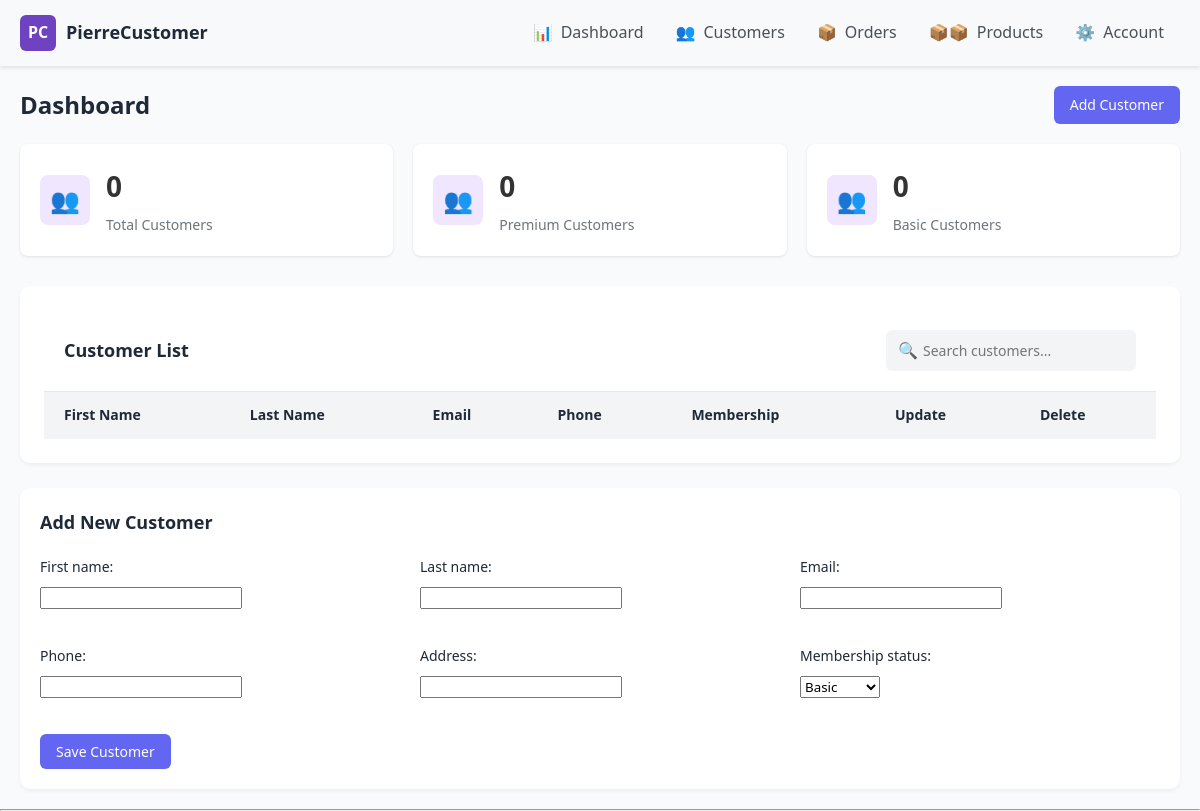
/, run on an earlier commit of the app's database.
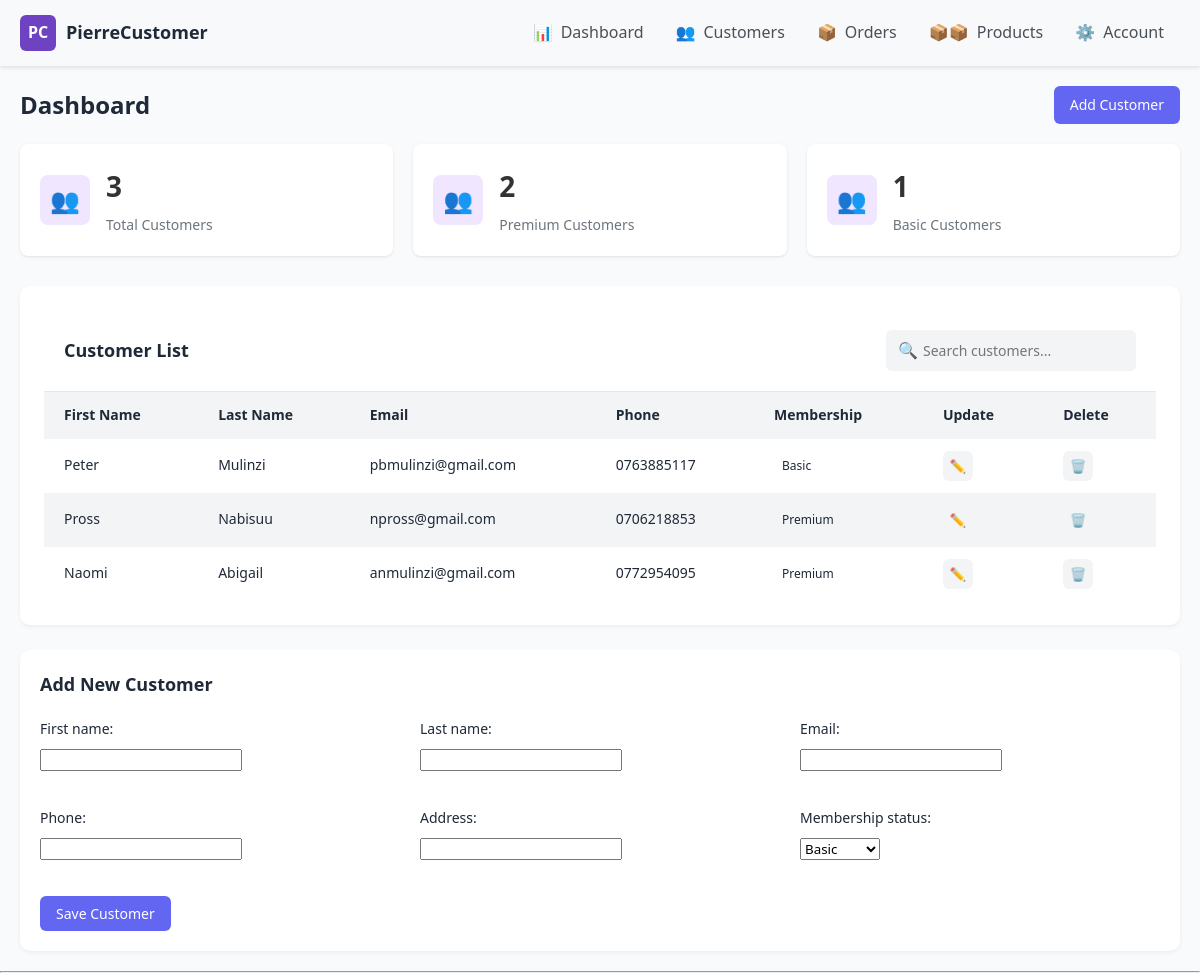
And on a later commit of the database.
### pierre_CMS_App/models.py (models this page shows, shortened)
class Customer(models.Model):
    STATUS = (
        ('Premium', 'Premium'),
        ('Basic', 'Basic'),
    )
    first_name = models.CharField(max_length = 200)
    last_name = models.CharField(max_length = 200)
    phone = models.CharField(max_length=200)
    email = models.EmailField(max_length=200, null=True)
    address = models.CharField(max_length=200)
    date_created = models.DateTimeField(auto_now_add=True)
    membership_status = models.CharField(max_length=200, choices=STATUS, default='Basic')

### pierre_CMS_App/views.py (the view)
# urls.py: path('', views.dashboard, name='dashboard'),
def dashboard(request):
    customers = Customer.objects.all()
    total_customers = customers.count()
    total_basic_customers = Customer.objects.filter(membership_status = 'Basic').count()
    total_premium_customers = Customer.objects.filter(membership_status = 'Premium').count()
    form = CustomerForm(request.POST)
    if request.method == 'POST' and form.is_valid():
        form.save()
        return redirect('dashboard')
    else:
        form = CustomerForm()
    context = {
        'customers': customers,
        'total_customers': total_customers,
        'total_basic_customers': total_basic_customers,
        'total_premium_customers': total_premium_customers,
        'form': form
    }
    return render(request, 'pierre_CMS_App/dashboardPage.html', context)

### pierre_CMS_App/forms.py
class CustomerForm(ModelForm):
    class Meta:
        model = Customer
        fields = ['first_name', 'last_name', 'phone', 'email', 'address', 'membership_status']

### pierre_CMS_App/templates/pierre_CMS_App/dashboardPage.html (shortened to what this page needs)
{% extends "pierre_CMS_App/main.html" %}
{% block content %}
<div class="main">
    <div class="page-header">
        <h1 class="page-title">Dashboard</h1>
        <a class="btn btn-primary" href="{% url 'addCustomer' %}" style="text-decoration: none;">Add Customer</a>
    </div>
    <div class="stats">
        <div class="stat-card">
            <div class="stat-icon customers-icon">👥</div>
            <div class="stat-info">
                <h3>{{total_customers|default:"0"}}</h3>
                <p>Total Customers</p>
            </div>
        </div>
        <div class="stat-card">
            <div class="stat-icon customers-icon">👥</div>
            <div class="stat-info">
                <h3>{{total_premium_customers|default:"0"}}</h3>
                <p>Premium Customers</p>
            </div>
        </div>
        <div class="stat-card">
            <div class="stat-icon customers-icon">👥</div>
            <div class="stat-info">
                <h3>{{total_basic_customers|default:"0"}}</h3>
                <p>Basic Customers</p>
            </div>
        </div>
    </div>
    <div class="card">
        <div class="card-header">
            <h2 class="card-title">Customer List</h2>
            <div class="search-box">
                <span>🔍</span>
                <input type="text" placeholder="Search customers...">
            </div>
        </div>
        <table>
            <thead>
                <tr>
                    <th>First Name</th>
                    <th>Last Name</th>
                    <th>Email</th>
                    <th>Phone</th>
                    <th>Membership</th>
                    <th>Update</th>
                    <th>Delete</th>
                </tr>
            </thead>
            <tbody>
                {% for cust in customers %}
                    <tr>
                        <td>{{cust.first_name}}</td>
                        <td>{{cust.last_name}}</td>
                        <td>{{cust.email}}</td>
                        <td>{{cust.phone}}</td>
                        <td><span class="status">{{cust.membership_status}}</span></td>
                        <td>
                            <button class="btn-icon btn-edit">✏️</button>
                        </td>
                        <td>
                            <button class="btn-icon btn-delete">🗑️</button>
                        </td>
                    </tr>
                {% endfor %}
            </tbody>
        </table>
    </div>
    <div class="form-container">
        <h2 class="form-title">Add New Customer</h2>
        <form action="" method="POST">
            <div class="form-grid">
                <div class="form-group">
                    <label class="form-label">{{form.first_name.label_tag}}</label>
                    {{form.first_name}}
                </div>
                <div class="form-group">
                    <label class="form-label">{{form.last_name.label_tag}}</label>
                    {{form.last_name}}
                </div>
                <div class="form-group">
                    <label class="form-label">{{form.email.label_tag}}</label>
                    {{form.email}}
                </div>
                <div class="form-group">
                    <label class="form-label">{{form.phone.label_tag}}</label>
                    {{form.phone}}
                </div>
                <div class="form-group">
                    <label class="form-label">{{form.address.label_tag}}</label>
                    {{form.address}}
                </div>
                <div class="form-group">
                    <label class="form-label">{{form.membership_status.label_tag}}</label>
                    {{form.membership_status}}
                </div>
                <div class="form-submit">
                    <input type="submit" value="Save Customer" class="btn btn-primary">
                </div>
            </div>
        </form>
    </div>
</div>
{% endblock %}

What changed in the data, as far as the page shows it:
added Customer: first_name "Peter", last_name "Mulinzi", email "pbmulinzi@gmail.com", phone "0763885117", membership_status "Basic"
added Customer: first_name "Pross", last_name "Nabisuu", email "npross@gmail.com", phone "0706218853", membership_status "Premium"
added Customer: first_name "Naomi", last_name "Abigail", email "anmulinzi@gmail.com", phone "0772954095", membership_status "Premium"
Also different on the page:
{{ total_customers|default:"0" }}: "0" → "3"
{{ total_premium_customers|default:"0" }}: "0" → "2"
{{ total_basic_customers|default:"0" }}: "0" → "1"
